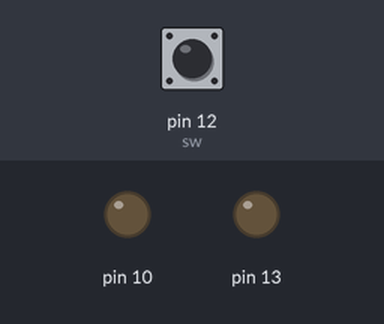
Bench run of a sketch on a simulated Arduino Uno, built with avr-gcc and run on an emulated ATmega328P. Parts: output pins drawn as LEDs (lit = HIGH). Inputs (shaded band) come from the test bench; at power-on: pin 12 (sw) HIGH.

Above: at 1.2 s.
1.3 s: pin 12 (sw) pulled LOW for 0.15 s
At 2.0 s:
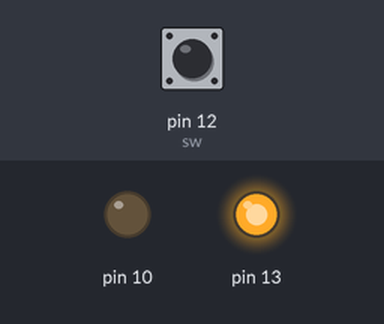
At 12.8 s:
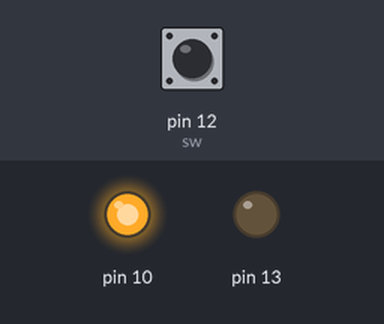
Timing chart, 0 to 13.8 s (numbered marks = the images above; inputs shaded):
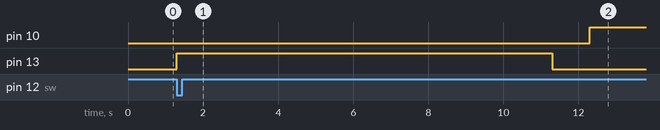

The sketch:

step4.ino
```cpp
int sw = 12; //스위치 12번핀으로 제어
void setup()  {
  pinMode(13, OUTPUT); //초록불
  pinMode(10, OUTPUT); //빨간불
  pinMode(sw, INPUT_PULLUP);
  //sw를 인풋_풀업
}

void loop()  {
  if (digitalRead(sw) == LOW) //스위치 눌렀을때 초록불10초점등gn 빨간불 10초점등
  {
    digitalWrite(13, HIGH);
    delay(10000);
    digitalWrite(13, LOW);
    delay(1000);
    digitalWrite(13, LOW);
    digitalWrite(10, HIGH);
    delay(10000);
    digitalWrite(10, LOW);
  }
}
```

Measured:
- after the input at 1.3 s, pin 10: LOW → HIGH after 11.0 s; pin 13: LOW → HIGH at once, → LOW 10.0 s later
